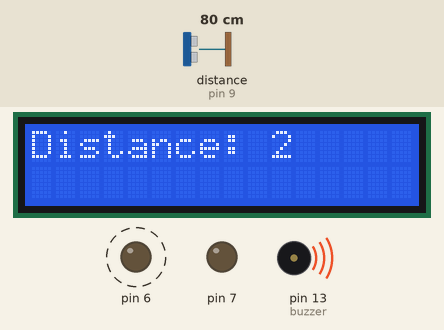
Bench run of a sketch on a simulated Arduino Uno, built with avr-gcc and run on an emulated ATmega328P. On the bench: 16×2 character LCD, output pins drawn as LEDs (lit = HIGH), buzzer (waves = sounding). Wiring (inferred from the names in the program): ultrasonic range finder: trigger pin 8; echo pin 9. Dashed ring = blinking. Inputs (shaded band) come from the test bench; at power-on: distance to the obstacle (sensor on pin 9) 80 cm. The echo pulse lasts 58.3 µs per cm; pins used as bus, display or sensor lines are not drawn; what the sketch prints to the serial monitor is not drawn.

Above: at 1.2 s.
1.3 s: distance to the obstacle (sensor on pin 9) set to 180 cm
At 1.56 s:
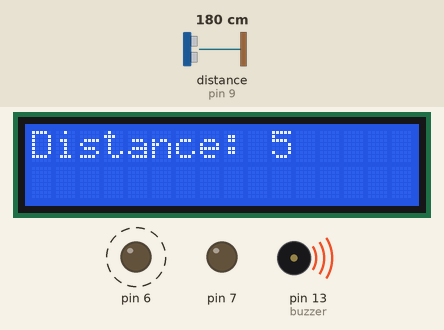
3.5 s: distance to the obstacle (sensor on pin 9) set to 186 cm
At 4.8 s:
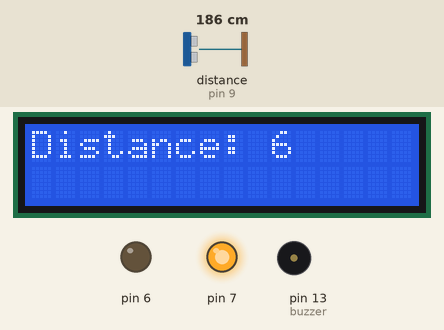
5.3 s: distance to the obstacle (sensor on pin 9) set to 2 cm
At 5.53 s:
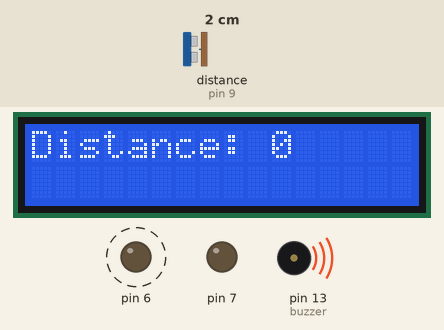
6.9 s: distance to the obstacle (sensor on pin 9) set to 299 cm
At 8.2 s:
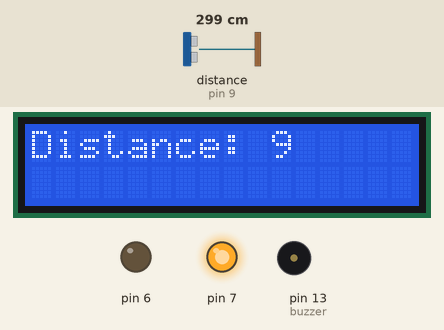
8.5 s: distance to the obstacle (sensor on pin 9) set to 4 cm
At 8.76 s:
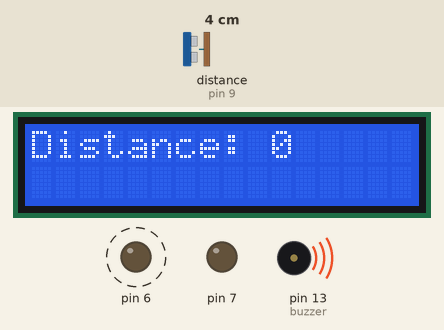
Timing chart, 0 to 11.5 s (numbered marks = the images above; inputs shaded):
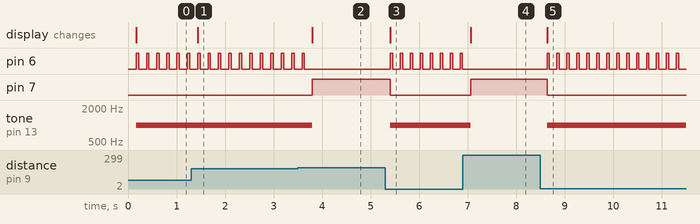

The sketch:

Social_distancing_device.ino
```cpp
/*This poject was created in light of the Coronavirus pandemic.
The code below programs a wearable Arduino social distancing device that will alert the user in a highly populated when a person in within 6 feet of them.
This would help both the user and others to practice social distancing in order to lower the infection rate.
*/
#include <LiquidCrystal.h>
LiquidCrystal lcd(12, 11, 5, 4, 3, 2);
const int trigPin = 8;
const int echoPin = 9;
const int buzzer = 13;
int duration, distance;

void setup(){
  lcd.begin(16, 2);
  pinMode(trigPin, OUTPUT);
  pinMode(echoPin, INPUT);
  pinMode(buzzer, OUTPUT);
  pinMode(7, OUTPUT);
  pinMode(6, OUTPUT);
  Serial.begin(9600);
}

void loop()
{
  digitalWrite(trigPin, LOW);           //programming the ultrasonic sensor signal
  delayMicroseconds(2);
  digitalWrite(trigPin, HIGH);
  delayMicroseconds(10);
  digitalWrite(trigPin, LOW);

  duration = pulseIn(echoPin, HIGH);
  distance = (duration*.0343)/2;        //utilizing the time differnece in the signal to calculated the distance between people
  distance = distance/30.48;
  Serial.print("Distance: ");
  Serial.println(distance);
  delay(100);
  lcd.clear();
  lcd.print("Distance: ");
  lcd.println(distance);

  if (distance<6)
  {
    digitalWrite(7, LOW);             //monitoring the distance reorded by the sensor and utilizing a conditional statement to activate proximity buzzer
    digitalWrite(6, HIGH);
    tone(buzzer, 1000);
    delay(50);
    digitalWrite(6, LOW);
    tone(buzzer, 1000);
    delay(50);
  }
  else
  {
    digitalWrite(7, HIGH);
     noTone(buzzer);
  }


}
```

Measured:
- the behaviour switches between 183 and 184 cm on distance to the obstacle (sensor on pin 9) (found by bisection; images 1 and 2)
- after the input at 1.3 s, the display: changes after 0.13 s (image 1)
- after the input at 3.5 s, pin 6: goes on until 3.6 s, then stays LOW; pin 7: LOW → HIGH after 0.30 s; tone on pin 13 (buzzer): 1000 Hz → silent after 0.30 s; the display: changes after 0.30 s (image 2)
- after the input at 5.3 s, pin 6: alternates HIGH for 0.05 s and LOW for 0.15 s, starting after 0.11 s; pin 7: HIGH → LOW after 0.11 s; tone on pin 13 (buzzer): silent → 1000 Hz after 0.11 s; the display: changes after 0.11 s (image 3)
- after the input at 6.9 s, pin 6: stops changing and stays LOW; pin 7: LOW → HIGH after 0.17 s; tone on pin 13 (buzzer): 1000 Hz → silent after 0.17 s; the display: changes after 0.17 s (image 4)
- after the input at 8.5 s, pin 6: alternates HIGH for 0.05 s and LOW for 0.15 s, starting after 0.14 s; pin 7: HIGH → LOW after 0.14 s; tone on pin 13 (buzzer): silent → 1000 Hz after 0.14 s; the display: changes after 0.14 s (image 5)
- by itself, pin 6: alternates HIGH for 0.05 s and LOW for 0.17 s
